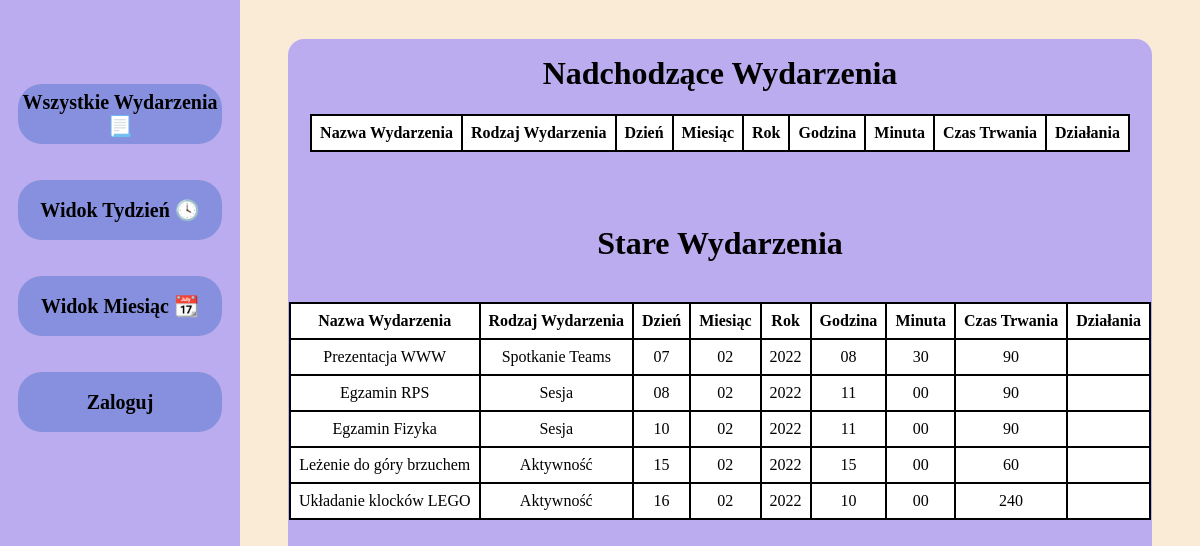
The page / on the database its author committed.
### tables this page shows
CREATE TABLE event 
                (id integer primary key autoincrement, 
                name char(200), 
                type char(200), 
                day int(2), 
                month int(2), 
                year int(4), 
                hour int(2), 
                minutes int(4), 
                time int(100)
                );

### index.php (the view, shortened to what this page needs)
<?php include "./templates/_top.php"; ?>
<div id="content">
    <div id="tab">
        <h1>Nadchodzące Wydarzenia</h1>
        <table>
            <tr>
                <th>Nazwa Wydarzenia</th>
                <th>Rodzaj Wydarzenia</th>
                <th>Dzień</th>
                <th>Miesiąc</th>
                <th>Rok</th>
                <th>Godzina</th>
                <th>Minuta</th>
                <th>Czas Trwania</th>
                <th>Działania</th>
            </tr>
            <?php
            function add_zero($x)
            {
                if (strlen($x) == 1) return '0' . $x;
                else return $x;
            }
            $sql = "SELECT * FROM event;";
            $date_id = [];
            $date_previous_id = [];
            $db = new SQLite3('./src/database.db');
            $db->query("create table if not exists event
                (id integer primary key autoincrement,
                name char(200),
                type char(200),
                day int(2),
                month int(2),
                year int(4),
                hour int(2),
                minutes int(4),
                time int(100)
                )");
            $result = $db->query($sql);
            $time_now = microtime(true);
            while ($r = $result->fetchArray()) {
                $time = strtotime($r['year'] . '-' . $r['month'] . '-' . $r['day'] . ' ' . $r['hour'] . ':' . $r['minutes']);
                if ($time > $time_now) {
                    array_push($date_id, $r['id']);
                } else if ($time <= $time_now) {
                    array_push($date_previous_id, $r['id']);
                }
            }
            echo "</table></br></br><h1>Stare Wydarzenia</h1></br>";
            echo "<table>
            <tr>
                <th>Nazwa Wydarzenia</th>
                <th>Rodzaj Wydarzenia</th>
                <th>Dzień</th>
                <th>Miesiąc</th>
                <th>Rok</th>
                <th>Godzina</th>
                <th>Minuta</th>
                <th>Czas Trwania</th>
                <th>Działania</th>
            </tr>";
            for ($i = 0; $i < count($date_previous_id); $i++) {
                $sql = "SELECT * FROM event WHERE id='$date_previous_id[$i]'";
                $result = $db->query($sql);
                while ($r = $result->fetchArray()) {
                    $id = $r['id'];
                    $name = add_zero($r['name']);
                    $type = add_zero($r['type']);
                    $time =  add_zero($r['time']);
                    $day = add_zero($r['day']);
                    $month = add_zero($r['month']);
                    $year = add_zero($r['year']);
                    $hour = add_zero($r['hour']);
                    $minutes = add_zero($r['minutes']);
                    echo "<tr><td>$name</td><td>$type</td><td>$day</td><td>$month</td><td>$year</td><td>$hour</td><td>$minutes</td><td>$time</td>";
                    if ($_SESSION['admin']) {
                        echo "<td><a class='button' href='#' onclick='edit($id)';>Edytuj</a>  <a class='button' href='#' onclick='remove($id)'>Usuń</a></td>";
                    } else {
                        echo "<td> </td>";
                    }
                    echo "</tr>";
                }
            }
            ?>
        </table>
    </div>
</div>
<?php include "./templates/_bottom.php"; ?>

### templates/_top.php (shortened to what this page needs)
<!DOCTYPE html>
<head>
    <link rel="stylesheet" type="text/css" href="./src/style.css">
</head>
<body>
    <div id="main"><?php include "_menu.php"; ?>

### templates/_menu.php (shortened to what this page needs)
<!DOCTYPE html>
<div id="leftPanel">
	<div id="menu">
		<a href="index.php"><b>Wszystkie Wydarzenia 📃</b></a>
		<a href="view_week.php"><b>Widok Tydzień 🕓</b></a>
		<a href="view_month.php"><b>Widok Miesiąc 📆</b></a>
		<?php
		if ($_SESSION['admin']) {
			echo "<a href='event_add.php'><b>Dodaj Wydarzenie ➕</b></a>";
			echo "<a href='login.php?id=logout'><b>Wyloguj</b></a>";
		} else {
			echo "<a href='login.php'><b>Zaloguj</b></a>";
		}
		?>
	</div>
</div>

### templates/_bottom.php
</div>
</body>
</html>

### src/style.css (style rules this page uses)
body { background-color: antiquewhite; }
#leftPanel { background-color: #baacee; height: 100%; left: 0; position: absolute; top: 0; width: 20%; }
#main, #leftPanel { float: left; }
#menu { height: 50%; width: 100%; }
#menu>a { background-color: rgb(135, 144, 222); border-radius: 24px; display: table; font-size: 20px; height: 15%; margin: 15% auto; text-align: center; transform: translateY(80%); width: 85%; }
#menu>a>b { display: table-cell; vertical-align: middle; }
#content { height: 100%; left: 20%; margin: 0; position: absolute; top: 0; width: 80%; }
#tab { background-color: #baacee; border-radius: 16px; height: 90%; margin-left: auto; margin-right: auto; text-align: center; transform: translateY(2.5%); width: 90%; }
a, a:visited, a:hover { text-decoration: none; color: black; }
h1, h2 { padding-top: 16px; }
table { margin-left: auto; margin-right: auto; border-collapse: collapse; }
th, td { border: 2px solid black; padding: 8px; }
td, th { background-color: white; }

### rows shown on the page
event: name "Prezentacja WWW", type "Spotkanie Teams", day "07", month "02", year "2022", hour "08", minutes "30", time "90"
event: name "Egzamin RPS", type "Sesja", day "08", month "02", year "2022", hour "11", minutes "00", time "90"
event: name "Egzamin Fizyka", type "Sesja", day "10", month "02", year "2022", hour "11", minutes "00", time "90"
event: name "Leżenie do góry brzuchem", type "Aktywność", day "15", month "02", year "2022", hour "15", minutes "00", time "60"
event: name "Układanie klocków LEGO", type "Aktywność", day "16", month "02", year "2022", hour "10", minutes "00", time "240"
